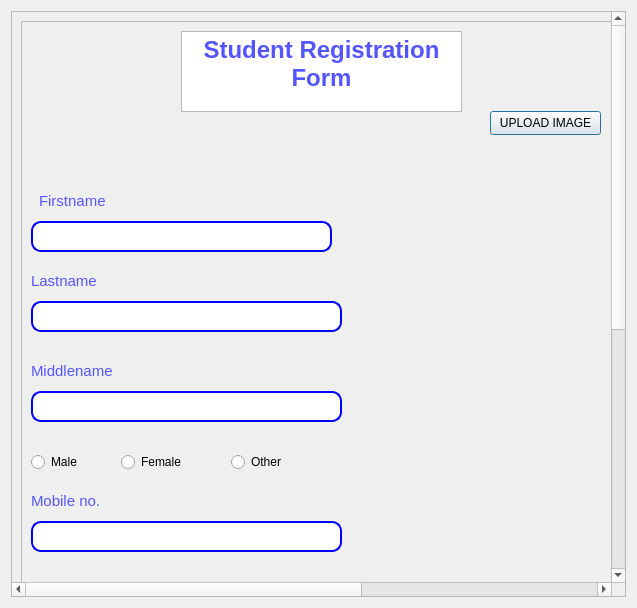
<?xml version="1.0" encoding="UTF-8"?>
<ui version="4.0">
 <class>formreg</class>
 <widget class="QDialog" name="formreg">
  <property name="geometry">
   <rect>
    <x>0</x>
    <y>0</y>
    <width>637</width>
    <height>608</height>
   </rect>
  </property>
  <property name="windowTitle">
   <string>Dialog</string>
  </property>
  <property name="styleSheet">
   <string notr="true"/>
  </property>
  <layout class="QFormLayout" name="formLayout_2">
   <item row="0" column="0" colspan="2">
    <widget class="QScrollArea" name="scrollArea">
     <property name="styleSheet">
      <string notr="true"/>
     </property>
     <property name="widgetResizable">
      <bool>true</bool>
     </property>
     <widget class="QWidget" name="scrollAreaWidgetContents_4">
      <property name="geometry">
       <rect>
        <x>0</x>
        <y>0</y>
        <width>1018</width>
        <height>1018</height>
       </rect>
      </property>
      <layout class="QVBoxLayout" name="verticalLayout">
       <item>
        <widget class="QFrame" name="frame">
         <property name="minimumSize">
          <size>
           <width>1000</width>
           <height>1000</height>
          </size>
         </property>
         <property name="font">
          <font>
           <pointsize>12</pointsize>
          </font>
         </property>
         <property name="styleSheet">
          <string notr="true">color: rgb(0, 0, 0);</string>
         </property>
         <property name="frameShape">
          <enum>QFrame::Shape::StyledPanel</enum>
         </property>
         <property name="frameShadow">
          <enum>QFrame::Shadow::Raised</enum>
         </property>
         <widget class="QLabel" name="label">
          <property name="geometry">
           <rect>
            <x>0</x>
            <y>10</y>
            <width>111</width>
            <height>101</height>
           </rect>
          </property>
          <property name="styleSheet">
           <string notr="true">image: url(:/images/images/stureg.webp);</string>
          </property>
          <property name="text">
           <string/>
          </property>
         </widget>
         <widget class="QTextBrowser" name="textBrowser">
          <property name="geometry">
           <rect>
            <x>160</x>
            <y>10</y>
            <width>281</width>
            <height>81</height>
           </rect>
          </property>
          <property name="html">
           <string>&lt;!DOCTYPE HTML PUBLIC &quot;-//W3C//DTD HTML 4.0//EN&quot; &quot;http://www.w3.org/TR/REC-html40/strict.dtd&quot;&gt;
&lt;html&gt;&lt;head&gt;&lt;meta name=&quot;qrichtext&quot; content=&quot;1&quot; /&gt;&lt;meta charset=&quot;utf-8&quot; /&gt;&lt;style type=&quot;text/css&quot;&gt;
p, li { white-space: pre-wrap; }
hr { height: 1px; border-width: 0; }
li.unchecked::marker { content: &quot;\2610&quot;; }
li.checked::marker { content: &quot;\2612&quot;; }
&lt;/style&gt;&lt;/head&gt;&lt;body style=&quot; font-family:'Segoe UI'; font-size:9pt; font-weight:400; font-style:normal;&quot;&gt;
&lt;p align=&quot;center&quot; style=&quot; margin-top:0px; margin-bottom:0px; margin-left:0px; margin-right:0px; -qt-block-indent:0; text-indent:0px;&quot;&gt;&lt;span style=&quot; font-size:18pt; font-weight:700; color:#5555ff;&quot;&gt;Student Registration Form&lt;/span&gt;&lt;/p&gt;&lt;/body&gt;&lt;/html&gt;</string>
          </property>
         </widget>
         <widget class="QLabel" name="label_2">
          <property name="geometry">
           <rect>
            <x>480</x>
            <y>10</y>
            <width>81</width>
            <height>71</height>
           </rect>
          </property>
          <property name="styleSheet">
           <string notr="true">image: url(:/images/images/userprof.png);</string>
          </property>
          <property name="text">
           <string/>
          </property>
         </widget>
         <widget class="QPushButton" name="imagebutn">
          <property name="geometry">
           <rect>
            <x>469</x>
            <y>90</y>
            <width>111</width>
            <height>24</height>
           </rect>
          </property>
          <property name="text">
           <string>UPLOAD IMAGE</string>
          </property>
         </widget>
         <widget class="QLabel" name="label_3">
          <property name="geometry">
           <rect>
            <x>18</x>
            <y>160</y>
            <width>91</width>
            <height>41</height>
           </rect>
          </property>
          <property name="text">
           <string>&lt;html&gt;&lt;head/&gt;&lt;body&gt;&lt;p&gt;&lt;span style=&quot; font-size:11pt; color:#5555ff;&quot;&gt;Firstname&lt;/span&gt;&lt;/p&gt;&lt;/body&gt;&lt;/html&gt;</string>
          </property>
         </widget>
         <widget class="QLineEdit" name="first_name">
          <property name="enabled">
           <bool>true</bool>
          </property>
          <property name="geometry">
           <rect>
            <x>10</x>
            <y>200</y>
            <width>301</width>
            <height>31</height>
           </rect>
          </property>
          <property name="font">
           <font>
            <pointsize>12</pointsize>
            <bold>true</bold>
           </font>
          </property>
          <property name="styleSheet">
           <string notr="true">#first_name{
 border: 2px solid blue;
border-radius: 10px;
}
</string>
          </property>
          <property name="text">
           <string/>
          </property>
         </widget>
         <widget class="QLabel" name="label_4">
          <property name="geometry">
           <rect>
            <x>10</x>
            <y>240</y>
            <width>91</width>
            <height>41</height>
           </rect>
          </property>
          <property name="text">
           <string>&lt;html&gt;&lt;head/&gt;&lt;body&gt;&lt;p&gt;&lt;span style=&quot; font-size:11pt; color:#5555ff;&quot;&gt;Lastname&lt;/span&gt;&lt;/p&gt;&lt;/body&gt;&lt;/html&gt;</string>
          </property>
         </widget>
         <widget class="QLineEdit" name="lastname">
          <property name="geometry">
           <rect>
            <x>10</x>
            <y>280</y>
            <width>311</width>
            <height>31</height>
           </rect>
          </property>
          <property name="font">
           <font>
            <pointsize>12</pointsize>
            <italic>true</italic>
            <bold>true</bold>
           </font>
          </property>
          <property name="styleSheet">
           <string notr="true">#lastname{
  border: 2px solid blue;
border-radius: 10px;
}</string>
          </property>
         </widget>
         <widget class="QLineEdit" name="middlname">
          <property name="geometry">
           <rect>
            <x>10</x>
            <y>370</y>
            <width>311</width>
            <height>31</height>
           </rect>
          </property>
          <property name="font">
           <font>
            <pointsize>12</pointsize>
            <italic>true</italic>
            <bold>true</bold>
           </font>
          </property>
          <property name="styleSheet">
           <string notr="true">#middlname{
   border: 2px solid blue;
border-radius: 10px;
}</string>
          </property>
         </widget>
         <widget class="QLabel" name="label_5">
          <property name="geometry">
           <rect>
            <x>10</x>
            <y>330</y>
            <width>91</width>
            <height>41</height>
           </rect>
          </property>
          <property name="text">
           <string>&lt;html&gt;&lt;head/&gt;&lt;body&gt;&lt;p&gt;&lt;span style=&quot; font-size:11pt; color:#5555ff;&quot;&gt;Middlename&lt;/span&gt;&lt;/p&gt;&lt;/body&gt;&lt;/html&gt;</string>
          </property>
         </widget>
         <widget class="QRadioButton" name="maleradio">
          <property name="enabled">
           <bool>true</bool>
          </property>
          <property name="geometry">
           <rect>
            <x>10</x>
            <y>430</y>
            <width>91</width>
            <height>22</height>
           </rect>
          </property>
          <property name="text">
           <string>Male</string>
          </property>
         </widget>
         <widget class="QRadioButton" name="female_radio">
          <property name="geometry">
           <rect>
            <x>100</x>
            <y>430</y>
            <width>91</width>
            <height>22</height>
           </rect>
          </property>
          <property name="text">
           <string>Female</string>
          </property>
         </widget>
         <widget class="QRadioButton" name="other">
          <property name="geometry">
           <rect>
            <x>210</x>
            <y>430</y>
            <width>91</width>
            <height>22</height>
           </rect>
          </property>
          <property name="text">
           <string>Other</string>
          </property>
         </widget>
         <widget class="QLineEdit" name="mobilenum">
          <property name="geometry">
           <rect>
            <x>10</x>
            <y>500</y>
            <width>311</width>
            <height>31</height>
           </rect>
          </property>
          <property name="font">
           <font>
            <pointsize>12</pointsize>
            <italic>true</italic>
            <bold>true</bold>
           </font>
          </property>
          <property name="styleSheet">
           <string notr="true">#mobilenum{
  border: 2px solid blue;
border-radius: 10px;
}</string>
          </property>
         </widget>
         <widget class="QLabel" name="label_6">
          <property name="geometry">
           <rect>
            <x>10</x>
            <y>460</y>
            <width>91</width>
            <height>41</height>
           </rect>
          </property>
          <property name="text">
           <string>&lt;html&gt;&lt;head/&gt;&lt;body&gt;&lt;p&gt;&lt;span style=&quot; font-size:11pt; color:#5555ff;&quot;&gt;Mobile no.&lt;/span&gt;&lt;/p&gt;&lt;/body&gt;&lt;/html&gt;</string>
          </property>
         </widget>
         <widget class="QLabel" name="label_7">
          <property name="geometry">
           <rect>
            <x>10</x>
            <y>550</y>
            <width>91</width>
            <height>41</height>
           </rect>
          </property>
          <property name="text">
           <string>&lt;html&gt;&lt;head/&gt;&lt;body&gt;&lt;p&gt;&lt;span style=&quot; font-size:11pt; color:#5555ff;&quot;&gt;Email&lt;/span&gt;&lt;/p&gt;&lt;/body&gt;&lt;/html&gt;</string>
          </property>
         </widget>
         <widget class="QLineEdit" name="email">
          <property name="geometry">
           <rect>
            <x>10</x>
            <y>590</y>
            <width>311</width>
            <height>31</height>
           </rect>
          </property>
          <property name="font">
           <font>
            <pointsize>12</pointsize>
            <italic>true</italic>
            <bold>true</bold>
           </font>
          </property>
          <property name="styleSheet">
           <string notr="true">#email{
border: 2px solid blue;
border-radius: 10px;
}</string>
          </property>
         </widget>
         <widget class="QLabel" name="label_15">
          <property name="geometry">
           <rect>
            <x>10</x>
            <y>650</y>
            <width>121</width>
            <height>41</height>
           </rect>
          </property>
          <property name="text">
           <string>&lt;html&gt;&lt;head/&gt;&lt;body&gt;&lt;p&gt;&lt;span style=&quot; font-size:11pt; color:#5555ff;&quot;&gt;Contact Address&lt;/span&gt;&lt;/p&gt;&lt;/body&gt;&lt;/html&gt;</string>
          </property>
         </widget>
         <widget class="QLineEdit" name="contact">
          <property name="geometry">
           <rect>
            <x>10</x>
            <y>690</y>
            <width>311</width>
            <height>91</height>
           </rect>
          </property>
          <property name="font">
           <font>
            <pointsize>12</pointsize>
            <italic>true</italic>
            <bold>true</bold>
           </font>
          </property>
          <property name="styleSheet">
           <string notr="true">#contact{
border: 2px solid blue;
border-radius: 10px;
}</string>
          </property>
         </widget>
         <widget class="QLabel" name="label_16">
          <property name="geometry">
           <rect>
            <x>20</x>
            <y>790</y>
            <width>81</width>
            <height>41</height>
           </rect>
          </property>
          <property name="text">
           <string>&lt;html&gt;&lt;head/&gt;&lt;body&gt;&lt;p&gt;&lt;span style=&quot; font-size:11pt; color:#5555ff;&quot;&gt;Class&lt;/span&gt;&lt;/p&gt;&lt;/body&gt;&lt;/html&gt;</string>
          </property>
         </widget>
         <widget class="QLineEdit" name="class_2">
          <property name="geometry">
           <rect>
            <x>10</x>
            <y>830</y>
            <width>111</width>
            <height>31</height>
           </rect>
          </property>
          <property name="font">
           <font>
            <pointsize>12</pointsize>
            <italic>true</italic>
            <bold>true</bold>
           </font>
          </property>
          <property name="styleSheet">
           <string notr="true">#class_2{
   border: 2px solid blue;
border-radius: 10px;
}</string>
          </property>
         </widget>
         <widget class="QPushButton" name="Register_buttn">
          <property name="geometry">
           <rect>
            <x>160</x>
            <y>910</y>
            <width>251</width>
            <height>61</height>
           </rect>
          </property>
          <property name="font">
           <font>
            <pointsize>14</pointsize>
           </font>
          </property>
          <property name="styleSheet">
           <string notr="true">#Register_buttn{
  border: 2px solid blue;
border-radius: 10px;
}</string>
          </property>
          <property name="text">
           <string>REGISTER</string>
          </property>
         </widget>
        </widget>
       </item>
      </layout>
     </widget>
    </widget>
   </item>
  </layout>
 </widget>
 <resources/>
 <connections/>
</ui>
